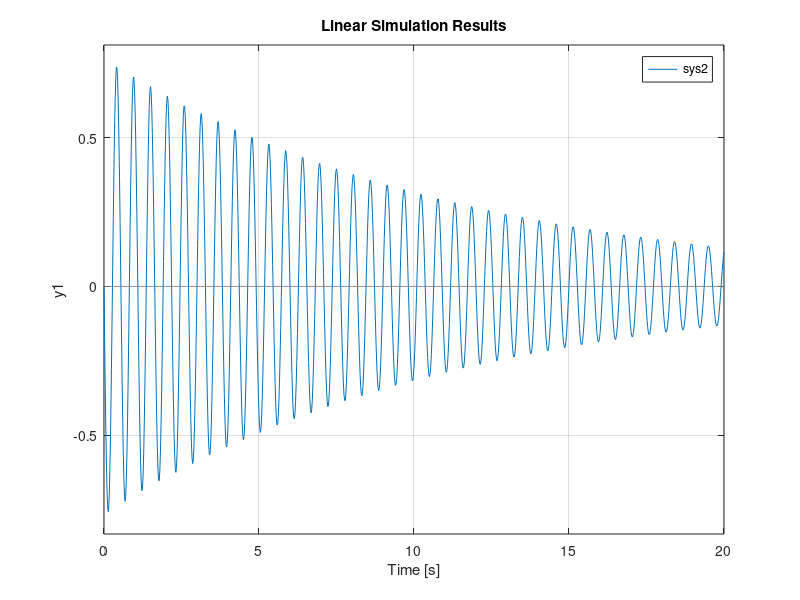

Source code (MATLAB):
% System 1

num = [0.61,0.2];
den = [0.61,0.2,150];

sys1 = tf(num,den)
sys1 = ss(sys1);
x0 = [1,0];
t = 0:0.02:20;
F = 0*t;
lsim(sys1,F,t,x0)
x = lsim(sys1,F,t,x0);
pause

% System 2

num = [1.13,0.2];
den = [1.13,0.2,150];

sys2 = tf(num,den)
sys2 = ss(sys2);
x0 = [1,0];
t = 0:0.02:20;
F = 0*t;
lsim(sys2,F,t,x0)
x = lsim(sys2,F,t,x0);
pause